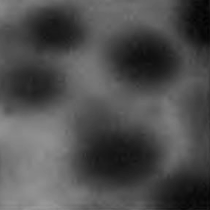
#> input picture app-data/inputs/cells-01.png, 210 x 210 px
$ jupyter execute lab-08.ipynb
#> lines starting #> are read from the running program, lines starting #| are printed output that depends on the picture; after the words box and inside, x2 and y2 are one past the last pixel; in counts of white or black regions, pixels touching at a corner belong together
[cell 1]
import cv2
import matplotlib.pyplot as plt
import numpy as np

[cell 2]
plt.rcParams['figure.dpi'] = 90

def ws(img_src: np.ndarray, cleaned_img: np.ndarray, dt_coef: float, dilate_iterations=4):
    # sure background area
    kernel = np.ones((3,3),np.uint8)
    sure_bg = cv2.dilate(cleaned_img, kernel, iterations=dilate_iterations)
    # k3 = cv2.getStructuringElement(cv2.MORPH_ELLIPSE, (3,3))
    #sure_bg = cv2.dilate(cleaned_img, k3, iterations=4)

    fig, ax = plt.subplots(1, 1, figsize=(6, 6))
    ax.imshow(sure_bg, cmap='gray')
    ax.set_title('sure_bg')

    # Finding sure foreground area
    dist_transform: np.ndarray = cv2.distanceTransform(cleaned_img, cv2.DIST_L2, 5)
    fig, ax = plt.subplots(1, 1, figsize=(6, 6))
    ax.imshow(dist_transform, cmap='gray')
    ax.set_title('dist_transform')

    _, sure_fg = cv2.threshold(dist_transform, dt_coef * dist_transform.max(), 255, 0) ## dt coeff
    sure_fg = sure_fg.astype(np.uint8)

    fig, ax = plt.subplots(1, 1, figsize=(6, 6))
    ax.imshow(sure_fg, cmap='gray')
    ax.set_title('sure_fg')

    # Finding unknown region
    unknown = cv2.subtract(sure_bg, sure_fg)

    fig, ax = plt.subplots(1, 1, figsize=(6, 6))
    ax.imshow(unknown, cmap='gray')
    ax.set_title('unknown region')

     # Marker labeling
    _, markers = cv2.connectedComponents(sure_fg)

    # Add one to all labels so that sure background is not 0, but 1
    markers = markers + 1

    # Now, mark the region of unknown with zero
    markers[unknown == 255] = 0

    fig, ax = plt.subplots(1, 1, figsize=(6, 6))
    ax.imshow(markers, cmap='jet')
    ax.set_title('markers')

    # watershed
    water_markers = cv2.watershed(img_src, markers)
    labels = np.unique(water_markers)
    borders = []
    for label in labels[2:]:
        target = np.where(markers == label, 255, 0).astype(np.uint8)
        contours, _ = cv2.findContours(target, cv2.RETR_EXTERNAL, cv2.CHAIN_APPROX_SIMPLE)
        borders.append(contours[0])
    fig, ax = plt.subplots(1, 1)
    contours = cv2.drawContours(img_src.copy(), borders, -1, color=(0, 255, 0), thickness=2)
    ax.imshow(cv2.cvtColor(contours, cv2.COLOR_BGR2RGB))
    ax.set_title('result')

k14 = cv2.getStructuringElement(cv2.MORPH_ELLIPSE, (14, 14))
k5 = cv2.getStructuringElement(cv2.MORPH_ELLIPSE, (5, 5))

[cell 3]
first_path = './app-data/inputs/cells-01.png'
img_src = cv2.imread(first_path)
#> img_src is the input picture: shape (210, 210, 3); min 1, max 153, mean 78.3
gs = cv2.cvtColor(img_src, cv2.COLOR_BGR2GRAY)
fig, ax = plt.subplots(1, 1, figsize=(6, 6))
ax.imshow(gs, cmap='gray')
ax.set_title('grayscale')

[cell 4]
# whatever
k9 = cv2.getStructuringElement(cv2.MORPH_ELLIPSE, (3,3))
cleaned_img = gs.copy()
t = np.array([
    [0, -1, 0],
    [-1, 5, -1],
    [0, -1, 0]
])
grad = cv2.filter2D(src=gs, ddepth=-1, kernel=t)
plt.imshow(grad, cmap="gray")
#
# cleaned_img = cv2.morphologyEx(gs, cv2.MORPH_GRADIENT, kernel=k9)
# plt.imshow(cleaned_img, cmap='gray')

[cell 5]
ret, thresh = cv2.threshold(cleaned_img, 50, 255, type=cv2.THRESH_BINARY)
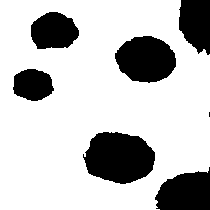
#> thresh: shape (210, 210); 76% white; 7 black regions (1 under 20 px), largest, box (x1, y1, x2, y2) and area: (83, 132, 155, 184) 2845, (115, 36, 176, 83) 2169, (155, 167, 210, 210) 1796, (179, 0, 210, 55) 1385, (31, 12, 79, 49) 1382, (13, 69, 54, 101) 1011
fig, ax = plt.subplots(1, 1, figsize=(6, 6))
ax.imshow(thresh, cmap='gray')
ax.set_title('threshold')

[cell 6]
# # eliminate noise
cleaned_img = thresh.copy()
cv2.bitwise_not(cleaned_img, cleaned_img)
fig, ax = plt.subplots(1, 1, figsize=(6, 6))
ax.imshow(cleaned_img, cmap='gray')

[cell 7]
k3 = cv2.getStructuringElement(cv2.MORPH_ELLIPSE, (3,3))
cleaned_img = cv2.morphologyEx(cleaned_img,cv2.MORPH_CLOSE,k5)
#> cleaned_img: shape (210, 210); 24.1% white; 7 white regions (1 under 20 px), largest, box (x1, y1, x2, y2) and area: (83, 132, 155, 184) 2852, (115, 36, 176, 83) 2172, (155, 167, 210, 210) 1808, (179, 0, 210, 55) 1392, (31, 12, 79, 49) 1383, (13, 69, 54, 101) 1013
fig, ax = plt.subplots(1, 1, figsize=(6, 6))
ax.imshow(cleaned_img, cmap='gray')

# Test image

[cell 8]
ws(img_src, cleaned_img, 0.3, 0)
#> in ws, `_, sure_fg = cv2.threshold(dist_transform, dt_coef * dist_transform.ma..`: sure_fg: shape (210, 210) float32; 8.5% white; 6 white regions, box (x1, y1, x2, y2) and area: (96, 143, 144, 173) 1030, (167, 182, 210, 210) 1022, (190, 0, 210, 42) 682, (127, 47, 165, 71) 666, (42, 23, 66, 37) 247, (25, 80, 41, 90) 115
#> in ws, `unknown = cv2.subtract(sure_bg, sure_fg)`: unknown: shape (210, 210); 15.6% white; 7 white regions (1 under 20 px), largest, box (x1, y1, x2, y2) and area: (83, 132, 155, 184) 1822, (115, 36, 176, 83) 1506, (31, 12, 79, 49) 1136, (13, 69, 54, 101) 898, (155, 167, 210, 210) 786, (179, 0, 210, 55) 710
#> in ws, `_, markers = cv2.connectedComponents(sure_fg)`: markers: shape (210, 210) int32; 7 distinct labels, from 0 to 6
#> in ws, `markers = markers + 1`: markers: shape (210, 210) int32; 7 distinct labels, from 1 to 7
#> in ws, `markers[unknown == 255] = 0`:
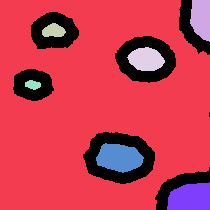
#> markers: shape (210, 210) int32; 8 distinct labels, from 0 to 7; one colour per label, 0 black
#> in ws, `water_markers = cv2.watershed(img_src, markers)`:
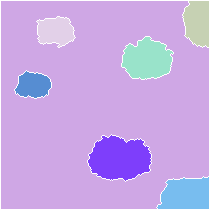
#> water_markers: shape (210, 210) int32; 8 distinct labels, from -1 to 7; one colour per label, 0 black, -1 white
#> in ws, `labels = np.unique(water_markers)`: labels = [-1, 1, 2, 3, 4, 5, 6, 7]
#> the loop in ws, `for label in labels[2:]:` made 6 passes
#> after the loop in ws, `for label in labels[2:]:`:
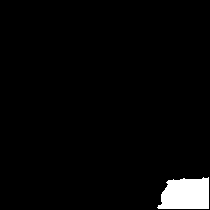
#> target: shape (210, 210); 3.1% white; 1 white region
#> after the loop in ws, `for label in labels[2:]:`: borders = 6 contours; box (x1, y1, x2, y2) and area: (88, 135, 151, 181) 2056, (122, 37, 173, 79) 1464, (157, 177, 209, 209) 1304, (183, 1, 209, 47) 928, (37, 17, 75, 47) 760, (15, 71, 51, 98) 654

# Image 02

[cell 9]
second_path = './app-data/inputs/ws-02.jpg'
img_src = cv2.imread(second_path)
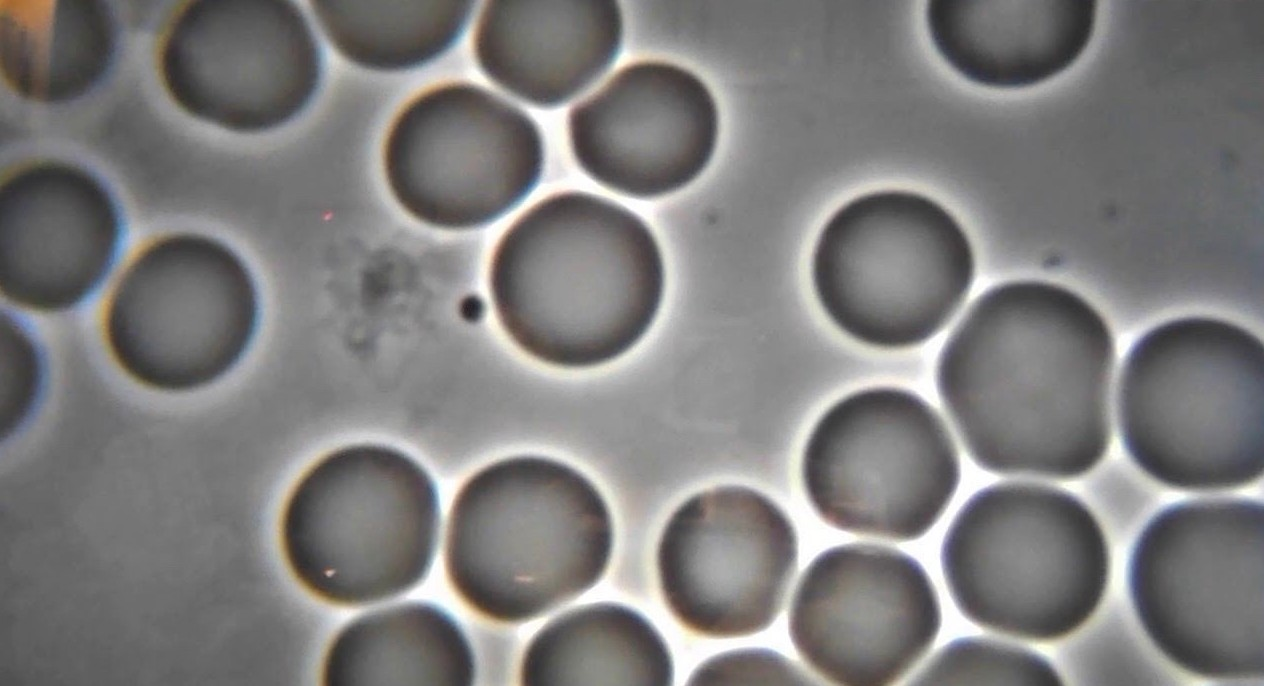
#> input picture app-data/inputs/ws-02.jpg, 1264 x 686 px
#> img_src is the input picture: shape (686, 1264, 3); mean B, G, R 123.3, 123.8, 125.1
gs = cv2.cvtColor(img_src, cv2.COLOR_BGR2GRAY)
#> gs: shape (686, 1264)
plt.imshow(gs, cmap='gray')

[cell 10]
k9 = cv2.getStructuringElement(cv2.MORPH_ELLIPSE, (9,9))
cleaned_img = cv2.morphologyEx(gs, cv2.MORPH_GRADIENT, kernel=k9)
#> cleaned_img: shape (686, 1264)
plt.imshow(cleaned_img, cmap='gray')

[cell 11]
ret, tres = cv2.threshold(cleaned_img, 30, 255, type=cv2.THRESH_BINARY)
#> tres: shape (686, 1264); 17% white; 275 white regions (197 under 20 px), largest, box (x1, y1, x2, y2) and area: (651, 185, 1264, 686) 60943, (155, 0, 724, 386) 36541, (276, 436, 679, 686) 24376
plt.imshow(tres, cmap='gray')

[cell 12]
cleaned_img = tres.copy()
cv2.floodFill(cleaned_img, None, (150, 150), 255)
#> cleaned_img: shape (686, 1264); 64.2% white; 138 black regions (89 under 20 px), largest, box (x1, y1, x2, y2) and area: (946, 288, 1105, 470) 22929, (498, 200, 657, 360) 19399, (1126, 324, 1264, 482) 18681
cv2.bitwise_not(cleaned_img, cleaned_img)
plt.imshow(cleaned_img, cmap='gray')

[cell 13]
cleaned_img = cv2.morphologyEx(cleaned_img,cv2.MORPH_CLOSE, k14, iterations=1)
#> cleaned_img: shape (686, 1264); 37.1% white; 35 white regions (15 under 20 px), largest, box (x1, y1, x2, y2) and area: (697, 289, 1264, 686) 129290, (291, 447, 605, 686) 46816, (303, 0, 711, 222) 46006
plt.imshow(cleaned_img, cmap='gray')

[cell 14]
ws(img_src, cleaned_img, 0.35)
#> call 2 of ws, with dt_coef = 0.35, dilate_iterations = 4
#> in ws (call 2), `sure_bg = cv2.dilate(cleaned_img, kernel, iterations=dilate_iterations)`: sure_bg: shape (686, 1264); 43.6% white; 28 white regions, largest, box (x1, y1, x2, y2) and area: (693, 285, 1264, 686) 149009, (299, 0, 715, 364) 79258, (287, 443, 609, 686) 56693
#> in ws (call 2), `_, sure_fg = cv2.threshold(dist_transform, dt_coef * dist_transform.ma..`: sure_fg: shape (686, 1264) float32; 11.9% white; 23 white regions, largest, box (x1, y1, x2, y2) and area: (977, 319, 1090, 445) 9849, (1169, 537, 1264, 686) 9594, (1149, 355, 1264, 454) 8706
#> in ws (call 2), `unknown = cv2.subtract(sure_bg, sure_fg)`: unknown: shape (686, 1264); 31.7% white; 28 white regions, largest, box (x1, y1, x2, y2) and area: (693, 285, 1264, 686) 104835, (299, 0, 715, 364) 58080, (287, 443, 609, 686) 43418
#> in ws (call 2), `_, markers = cv2.connectedComponents(sure_fg)`: markers: shape (686, 1264) int32; 24 distinct labels, from 0 to 23
#> in ws (call 2), `markers = markers + 1`: markers: shape (686, 1264) int32; 24 distinct labels, from 1 to 24
#> in ws (call 2), `markers[unknown == 255] = 0`: markers: shape (686, 1264) int32; 25 distinct labels, from 0 to 24
#> in ws (call 2), `water_markers = cv2.watershed(img_src, markers)`:
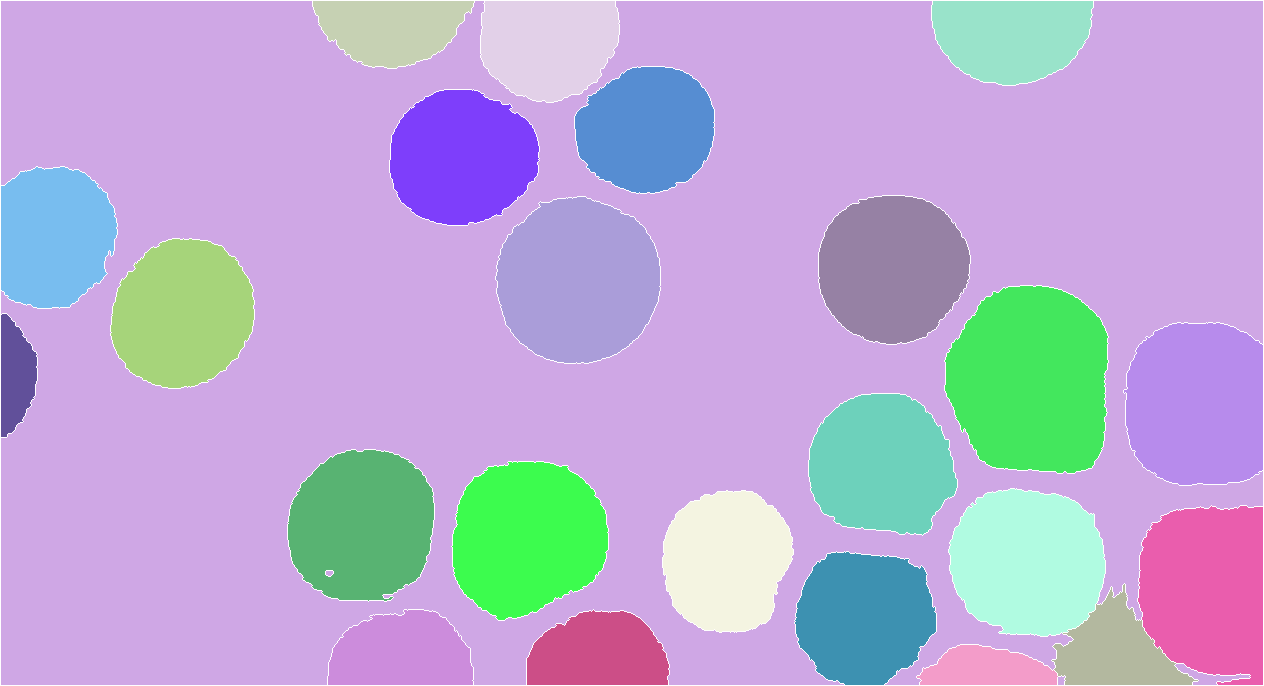
#> water_markers: shape (686, 1264) int32; 25 distinct labels, from -1 to 24; one colour per label, 0 black, -1 white
#> in ws (call 2), `labels = np.unique(water_markers)`: labels = 25 values from -1 to 24
#> the loop in ws (call 2), `for label in labels[2:]:` made 23 passes
#> after the loop in ws (call 2), `for label in labels[2:]:`:
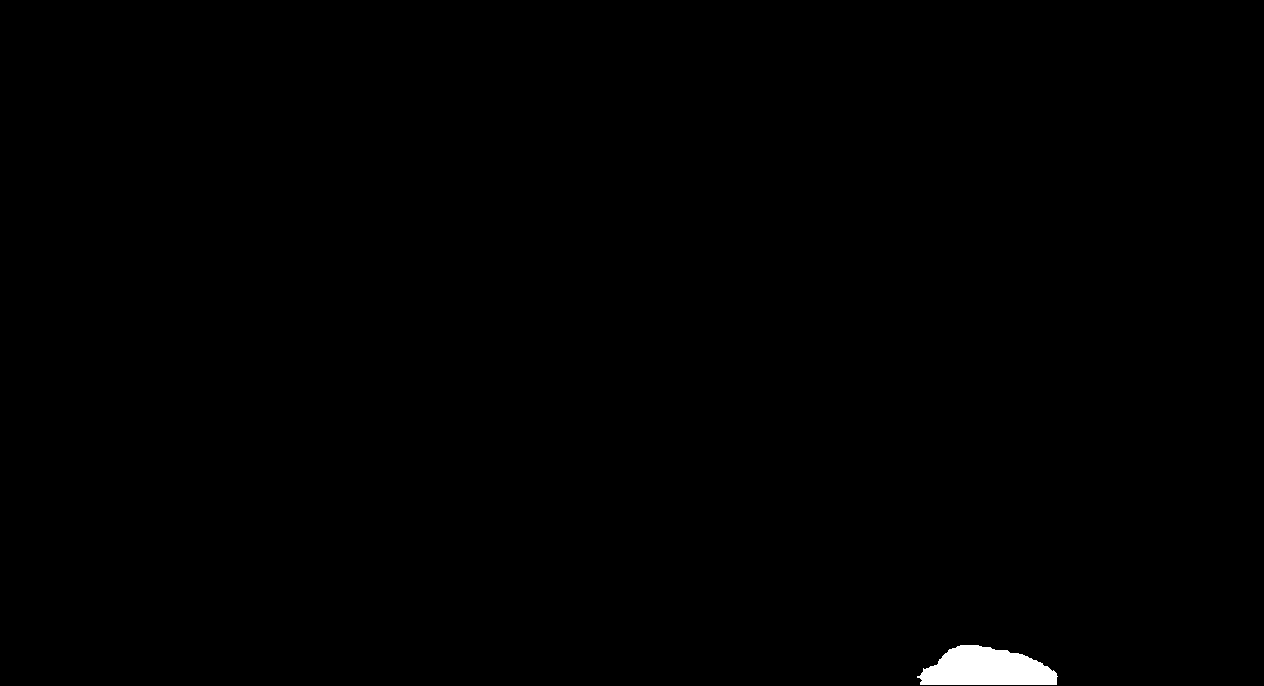
#> target: shape (686, 1264); 0.47% white; 1 white region
#> after the loop in ws (call 2), `for label in labels[2:]:`: borders = 23 contours; largest, box (x1, y1, x2, y2) and area: (945, 286, 1108, 473) 24698, (496, 197, 660, 363) 21106, (1124, 323, 1263, 485) 19482, (452, 462, 608, 620) 18898, (1138, 506, 1263, 685) 18576

[cell 15]
plt.rcParams['figure.dpi'] = 90
third_path = './app-data/inputs/ws-03.jpg'
img_src = cv2.imread(third_path)
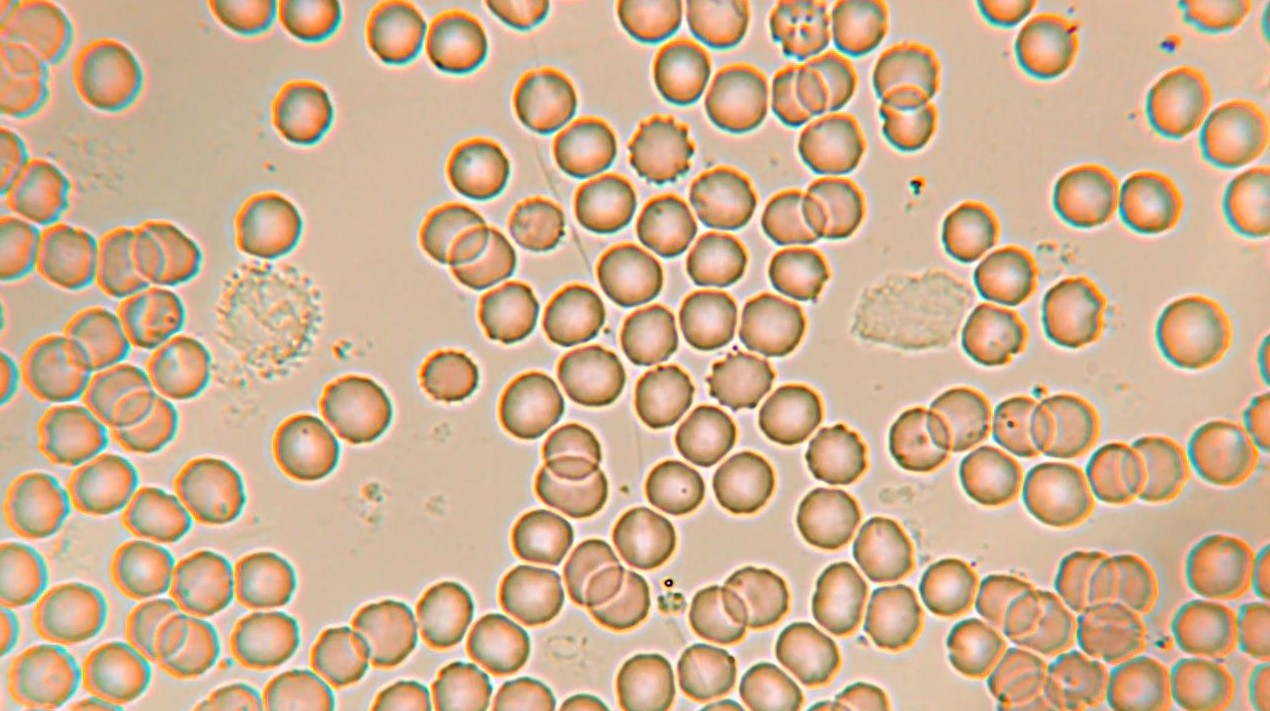
#> input picture app-data/inputs/ws-03.jpg, 1270 x 711 px
#> img_src is the input picture: shape (711, 1270, 3); mean B, G, R 144.1, 175.4, 206.8
gs = cv2.cvtColor(img_src, cv2.COLOR_BGR2GRAY)
#> gs: shape (711, 1270)
plt.imshow(gs, cmap='gray')

[cell 16]
k3 = cv2.getStructuringElement(cv2.MORPH_ELLIPSE, (3,3))
k5 = cv2.getStructuringElement(cv2.MORPH_ELLIPSE, (5,5))
k7 = cv2.getStructuringElement(cv2.MORPH_ELLIPSE, (7,7))
k8 = cv2.getStructuringElement(cv2.MORPH_ELLIPSE, (8,8))
k9 = cv2.getStructuringElement(cv2.MORPH_ELLIPSE, (9,9))

cleaned_img = cv2.morphologyEx(gs, cv2.MORPH_GRADIENT, kernel=k3)
#> cleaned_img: shape (711, 1270)
plt.imshow(cleaned_img, cmap='gray')

[cell 17]
ret, tres = cv2.threshold(cleaned_img, 14, 255, type=cv2.THRESH_BINARY)
#> tres: shape (711, 1270); 20.9% white; 2493 white regions (2184 under 20 px), largest, box (x1, y1, x2, y2) and area: (192, 0, 1270, 711) 98110, (0, 218, 301, 680) 15622, (885, 332, 1270, 529) 11502
plt.imshow(tres, cmap='gray')

[cell 18]
cleaned_img = tres.copy()

cleaned_img = cv2.morphologyEx(cleaned_img, cv2.MORPH_CLOSE, k5, iterations=1)
#> cleaned_img: shape (711, 1270); 28.1% white; 605 white regions (518 under 20 px), largest, box (x1, y1, x2, y2) and area: (0, 0, 1270, 711) 184643, (882, 328, 1270, 532) 17393, (216, 189, 323, 387) 6509
plt.imshow(cleaned_img, cmap='gray')

cleaned_img = cv2.morphologyEx(cleaned_img, cv2.MORPH_OPEN, k3)
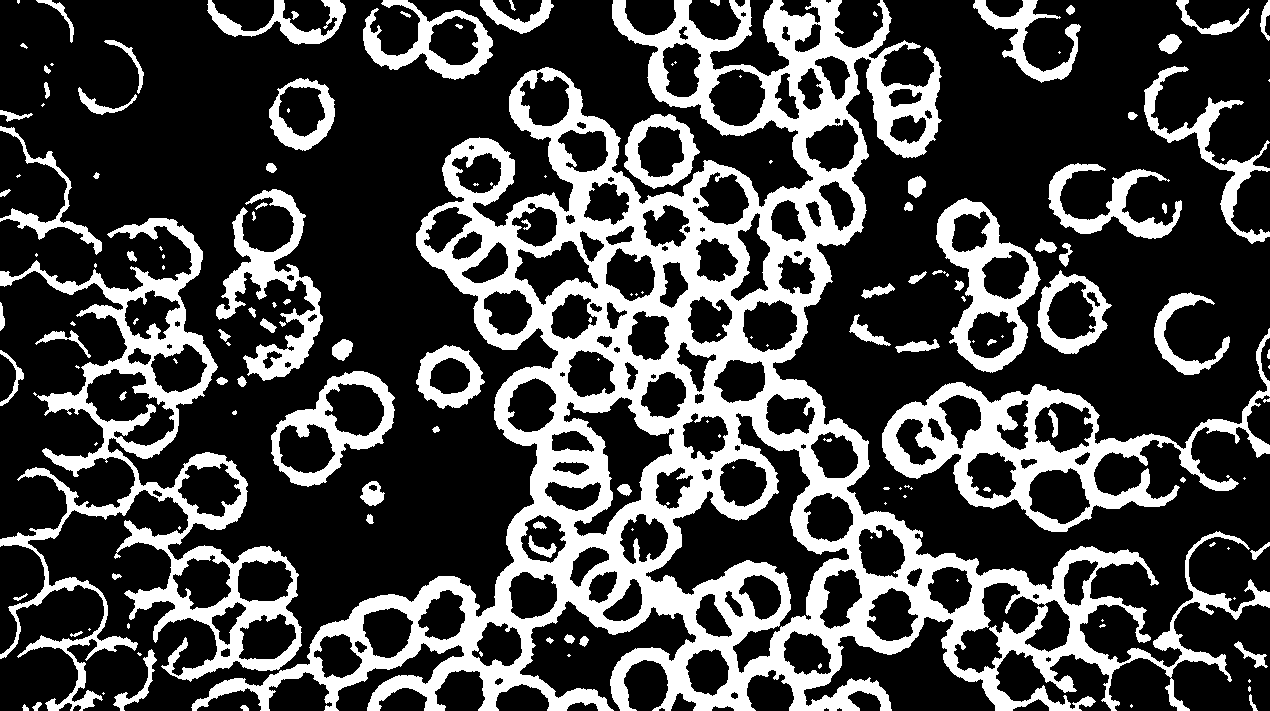
#> cleaned_img: shape (711, 1270); 27.4% white; 165 white regions (74 under 20 px)
plt.imshow(cleaned_img, cmap='gray')

[cell 19]
cv2.floodFill(cleaned_img, None, (200, 100), 255)
cv2.floodFill(cleaned_img, None, (1000, 100), 255)
cv2.floodFill(cleaned_img, None, (750, 150), 255)

cv2.floodFill(cleaned_img, None, (900, 680), 255)
cv2.floodFill(cleaned_img, None, (780, 550), 255)

cv2.floodFill(cleaned_img, None, (600, 650), 255)
cv2.floodFill(cleaned_img, None, (100, 550), 255)
cv2.floodFill(cleaned_img, None, (620, 450), 255)
cv2.floodFill(cleaned_img, None, (180, 690), 255)
cv2.floodFill(cleaned_img, None, (20, 450), 255)
cv2.floodFill(cleaned_img, None, (350, 690), 255)
cv2.floodFill(cleaned_img, None, (550, 260), 255)
cv2.floodFill(cleaned_img, None, (780, 50), 255)

cv2.floodFill(cleaned_img, None, (750, 50), 255)
cv2.floodFill(cleaned_img, None, (750, 250), 255)

cv2.bitwise_not(cleaned_img, cleaned_img)
plt.imshow(cleaned_img, cmap='gray')

[cell 20]
cv2.add(tres, cleaned_img, cleaned_img)
plt.imshow(cleaned_img, cmap='gray')

[cell 21]
ws(img_src, cleaned_img, 0.3)
#> after the loop in ws (call 3), `for label in labels[2:]:`: borders = 125 contours; largest, box (x1, y1, x2, y2) and area: (1, 586, 107, 710) 9379, (1171, 642, 1269, 710) 4912, (1173, 600, 1269, 661) 4383, (987, 636, 1068, 710) 3577, (321, 378, 390, 443) 3480
